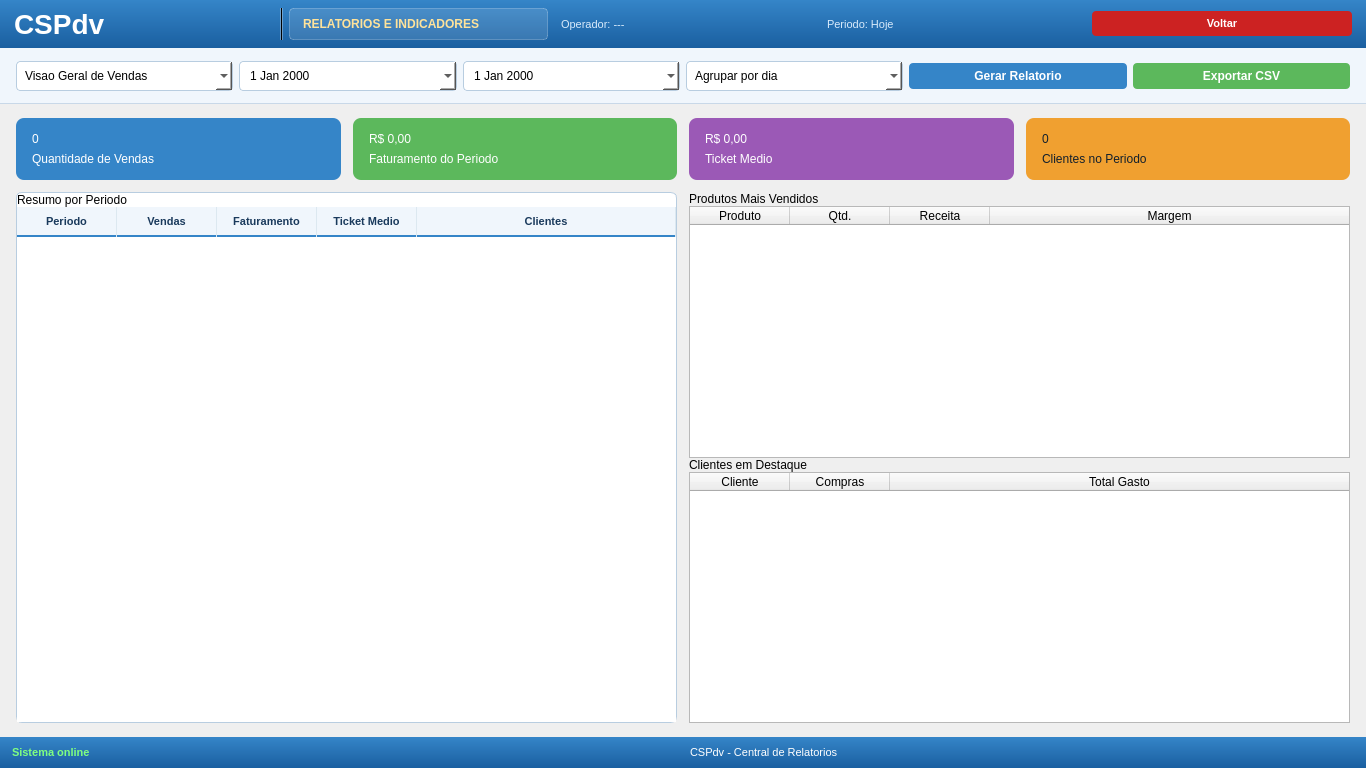
<?xml version="1.0" encoding="UTF-8"?>
<ui version="4.0">
 <class>PainelRelatorios</class>
 <widget class="QMainWindow" name="PainelRelatorios">
  <property name="geometry">
   <rect>
    <x>0</x>
    <y>0</y>
    <width>1366</width>
    <height>768</height>
   </rect>
  </property>
  <property name="windowTitle">
   <string>CSPdv - Relatorios</string>
  </property>
  <widget class="QWidget" name="centralWidget">
   <layout class="QVBoxLayout" name="mainVLayout">
    <property name="spacing"><number>0</number></property>
    <property name="leftMargin"><number>0</number></property>
    <property name="topMargin"><number>0</number></property>
    <property name="rightMargin"><number>0</number></property>
    <property name="bottomMargin"><number>0</number></property>
    <item>
     <widget class="QFrame" name="frameHeader">
      <property name="styleSheet">
       <string notr="true">
QFrame#frameHeader { background: qlineargradient(x1:0, y1:0, x2:0, y2:1, stop:0 #3585c8, stop:1 #1a5fa0); }
QLabel#lblLogo { color: white; font-size: 28px; font-weight: bold; }
QLabel#lblModulo {
 color: #ffe39a; font-size: 12px; font-weight: bold;
 background-color: rgba(255,255,255,30);
 border: 1px solid rgba(255,255,255,60);
 border-radius: 4px; padding: 3px 10px;
}
QLabel#lblOperadorInfo, QLabel#lblPeriodoAtual { color: #d9ebfb; font-size: 11px; }
QPushButton#btnVoltarSelecao {
 background-color: #cc2222; color: white; border: none; border-radius: 4px;
 padding: 6px 12px; font-size: 11px; font-weight: bold;
}
QPushButton#btnVoltarSelecao:hover { background-color: #e03030; }
       </string>
      </property>
      <layout class="QHBoxLayout" name="headerLayout">
       <property name="leftMargin"><number>14</number></property>
       <property name="topMargin"><number>8</number></property>
       <property name="rightMargin"><number>14</number></property>
       <property name="bottomMargin"><number>8</number></property>
       <item><widget class="QLabel" name="lblLogo"><property name="text"><string>CSPdv</string></property></widget></item>
       <item><widget class="QFrame" name="frameSepHeader"><property name="styleSheet"><string notr="true">background-color: rgba(255,255,255,80);</string></property><property name="frameShape"><enum>QFrame::VLine</enum></property></widget></item>
       <item><widget class="QLabel" name="lblModulo"><property name="text"><string>RELATORIOS E INDICADORES</string></property></widget></item>
       <item><spacer name="headerSpacer"><property name="orientation"><enum>Qt::Horizontal</enum></property></spacer></item>
       <item><widget class="QLabel" name="lblOperadorInfo"><property name="text"><string>Operador: ---</string></property></widget></item>
       <item><widget class="QLabel" name="lblPeriodoAtual"><property name="text"><string>Periodo: Hoje</string></property></widget></item>
       <item><widget class="QPushButton" name="btnVoltarSelecao"><property name="text"><string>Voltar</string></property></widget></item>
      </layout>
     </widget>
    </item>
    <item>
     <widget class="QFrame" name="frameToolbar">
      <property name="minimumSize"><size><width>0</width><height>56</height></size></property>
      <property name="styleSheet">
       <string notr="true">
QFrame#frameToolbar { background-color: #f0f6fc; border-bottom: 1px solid #c8d8e8; }
QComboBox, QDateEdit {
 background-color: white; border: 1px solid #b8cde0; border-radius: 4px;
 padding: 6px 8px; font-size: 12px;
}
QPushButton {
 background-color: #3585c8; color: white; border: none; border-radius: 4px;
 padding: 6px 12px; font-size: 12px; font-weight: bold;
}
QPushButton:hover { background-color: #2b74b4; }
QPushButton#btnExportarCsv { background-color: #5cb85c; }
QPushButton#btnExportarCsv:hover { background-color: #4aa14a; }
       </string>
      </property>
      <layout class="QHBoxLayout" name="toolbarLayout">
       <property name="leftMargin"><number>16</number></property>
       <property name="topMargin"><number>10</number></property>
       <property name="rightMargin"><number>16</number></property>
       <property name="bottomMargin"><number>10</number></property>
       <item><widget class="QComboBox" name="cmbTipoRelatorio"><item><property name="text"><string>Visao Geral de Vendas</string></property></item><item><property name="text"><string>Produtos Mais Vendidos</string></property></item><item><property name="text"><string>Clientes e Ticket Medio</string></property></item><item><property name="text"><string>Caixa por Periodo</string></property></item></widget></item>
       <item><widget class="QDateEdit" name="dateInicial"><property name="calendarPopup"><bool>true</bool></property></widget></item>
       <item><widget class="QDateEdit" name="dateFinal"><property name="calendarPopup"><bool>true</bool></property></widget></item>
       <item><widget class="QComboBox" name="cmbAgrupamento"><item><property name="text"><string>Agrupar por dia</string></property></item><item><property name="text"><string>Agrupar por semana</string></property></item><item><property name="text"><string>Agrupar por mes</string></property></item></widget></item>
       <item><widget class="QPushButton" name="btnGerarRelatorio"><property name="text"><string>Gerar Relatorio</string></property></widget></item>
       <item><widget class="QPushButton" name="btnExportarCsv"><property name="text"><string>Exportar CSV</string></property></widget></item>
      </layout>
     </widget>
    </item>
    <item>
     <layout class="QVBoxLayout" name="contentLayout">
      <property name="spacing"><number>12</number></property>
      <property name="leftMargin"><number>16</number></property>
      <property name="topMargin"><number>14</number></property>
      <property name="rightMargin"><number>16</number></property>
      <property name="bottomMargin"><number>14</number></property>
      <item>
       <layout class="QHBoxLayout" name="cardsLayout">
        <property name="spacing"><number>12</number></property>
        <item><widget class="QFrame" name="cardTotalVendas"><property name="styleSheet"><string notr="true">QFrame#cardTotalVendas { background-color: #3585c8; border-radius: 8px; } QLabel { color: white; } QLabel[role="value"] { font-size: 28px; font-weight: bold; } QLabel[role="title"] { color: #d8ebfb; font-size: 12px; }</string></property><layout class="QVBoxLayout" name="cardTotalVendasLayout"><property name="leftMargin"><number>16</number></property><property name="topMargin"><number>14</number></property><property name="rightMargin"><number>16</number></property><property name="bottomMargin"><number>14</number></property><item><widget class="QLabel" name="lblTotalVendasValor"><property name="role" stdset="0"><string>value</string></property><property name="text"><string>0</string></property></widget></item><item><widget class="QLabel" name="lblTotalVendasTitulo"><property name="role" stdset="0"><string>title</string></property><property name="text"><string>Quantidade de Vendas</string></property></widget></item></layout></widget></item>
        <item><widget class="QFrame" name="cardFaturamentoPeriodo"><property name="styleSheet"><string notr="true">QFrame#cardFaturamentoPeriodo { background-color: #5cb85c; border-radius: 8px; } QLabel { color: white; } QLabel[role="value"] { font-size: 28px; font-weight: bold; } QLabel[role="title"] { color: #daf0da; font-size: 12px; }</string></property><layout class="QVBoxLayout" name="cardFaturamentoPeriodoLayout"><property name="leftMargin"><number>16</number></property><property name="topMargin"><number>14</number></property><property name="rightMargin"><number>16</number></property><property name="bottomMargin"><number>14</number></property><item><widget class="QLabel" name="lblFaturamentoPeriodoValor"><property name="role" stdset="0"><string>value</string></property><property name="text"><string>R$ 0,00</string></property></widget></item><item><widget class="QLabel" name="lblFaturamentoPeriodoTitulo"><property name="role" stdset="0"><string>title</string></property><property name="text"><string>Faturamento do Periodo</string></property></widget></item></layout></widget></item>
        <item><widget class="QFrame" name="cardTicketMedio"><property name="styleSheet"><string notr="true">QFrame#cardTicketMedio { background-color: #9b59b6; border-radius: 8px; } QLabel { color: white; } QLabel[role="value"] { font-size: 28px; font-weight: bold; } QLabel[role="title"] { color: #ebd7f5; font-size: 12px; }</string></property><layout class="QVBoxLayout" name="cardTicketMedioLayout"><property name="leftMargin"><number>16</number></property><property name="topMargin"><number>14</number></property><property name="rightMargin"><number>16</number></property><property name="bottomMargin"><number>14</number></property><item><widget class="QLabel" name="lblTicketMedioValor"><property name="role" stdset="0"><string>value</string></property><property name="text"><string>R$ 0,00</string></property></widget></item><item><widget class="QLabel" name="lblTicketMedioTitulo"><property name="role" stdset="0"><string>title</string></property><property name="text"><string>Ticket Medio</string></property></widget></item></layout></widget></item>
        <item><widget class="QFrame" name="cardClientesAtendidos"><property name="styleSheet"><string notr="true">QFrame#cardClientesAtendidos { background-color: #f0a030; border-radius: 8px; } QLabel { color: #13202c; } QLabel[role="value"] { font-size: 28px; font-weight: bold; } QLabel[role="title"] { color: #523b10; font-size: 12px; }</string></property><layout class="QVBoxLayout" name="cardClientesAtendidosLayout"><property name="leftMargin"><number>16</number></property><property name="topMargin"><number>14</number></property><property name="rightMargin"><number>16</number></property><property name="bottomMargin"><number>14</number></property><item><widget class="QLabel" name="lblClientesAtendidosValor"><property name="role" stdset="0"><string>value</string></property><property name="text"><string>0</string></property></widget></item><item><widget class="QLabel" name="lblClientesAtendidosTitulo"><property name="role" stdset="0"><string>title</string></property><property name="text"><string>Clientes no Periodo</string></property></widget></item></layout></widget></item>
       </layout>
      </item>
      <item>
       <layout class="QHBoxLayout" name="reportsLayout">
        <property name="spacing"><number>12</number></property>
        <item>
         <widget class="QFrame" name="frameIndicadores">
          <property name="styleSheet">
           <string notr="true">
QFrame#frameIndicadores, QFrame#frameRankings {
 background-color: white;
 border: 1px solid #b8cde0;
 border-radius: 6px;
}
QLabel[sectionTitle="true"] {
 background-color: #f0f6fc;
 color: #1a3a5c;
 font-size: 13px;
 font-weight: bold;
 padding: 8px 12px;
 border-bottom: 1px solid #d8e3ee;
}
QTableWidget {
 border: none;
 background-color: white;
 gridline-color: #dce8f0;
 font-size: 12px;
}
QHeaderView::section {
 background-color: #f0f6fc;
 color: #1a3a5c;
 font-size: 11px;
 font-weight: bold;
 border: none;
 border-right: 1px solid #dce8f0;
 border-bottom: 2px solid #3585c8;
 padding: 5px 6px;
}
           </string>
          </property>
          <layout class="QVBoxLayout" name="frameIndicadoresLayout">
           <property name="spacing"><number>0</number></property>
           <property name="leftMargin"><number>0</number></property>
           <property name="topMargin"><number>0</number></property>
           <property name="rightMargin"><number>0</number></property>
           <property name="bottomMargin"><number>0</number></property>
           <item><widget class="QLabel" name="lblIndicadoresSection"><property name="sectionTitle" stdset="0"><string>true</string></property><property name="text"><string>Resumo por Periodo</string></property></widget></item>
           <item>
            <widget class="QTableWidget" name="tableResumoPeriodo">
             <property name="rowCount"><number>0</number></property>
             <property name="columnCount"><number>5</number></property>
             <attribute name="horizontalHeaderStretchLastSection"><bool>true</bool></attribute>
             <column><property name="text"><string>Periodo</string></property></column>
             <column><property name="text"><string>Vendas</string></property></column>
             <column><property name="text"><string>Faturamento</string></property></column>
             <column><property name="text"><string>Ticket Medio</string></property></column>
             <column><property name="text"><string>Clientes</string></property></column>
            </widget>
           </item>
          </layout>
         </widget>
        </item>
        <item>
         <widget class="QFrame" name="frameRankings">
          <property name="minimumSize"><size><width>440</width><height>0</height></size></property>
          <layout class="QVBoxLayout" name="frameRankingsLayout">
           <property name="spacing"><number>0</number></property>
           <property name="leftMargin"><number>0</number></property>
           <property name="topMargin"><number>0</number></property>
           <property name="rightMargin"><number>0</number></property>
           <property name="bottomMargin"><number>0</number></property>
           <item><widget class="QLabel" name="lblProdutosRankingSection"><property name="sectionTitle" stdset="0"><string>true</string></property><property name="text"><string>Produtos Mais Vendidos</string></property></widget></item>
           <item>
            <widget class="QTableWidget" name="tableProdutosMaisVendidos">
             <property name="rowCount"><number>0</number></property>
             <property name="columnCount"><number>4</number></property>
             <attribute name="horizontalHeaderStretchLastSection"><bool>true</bool></attribute>
             <column><property name="text"><string>Produto</string></property></column>
             <column><property name="text"><string>Qtd.</string></property></column>
             <column><property name="text"><string>Receita</string></property></column>
             <column><property name="text"><string>Margem</string></property></column>
            </widget>
           </item>
           <item><widget class="QLabel" name="lblClientesRankingSection"><property name="sectionTitle" stdset="0"><string>true</string></property><property name="text"><string>Clientes em Destaque</string></property></widget></item>
           <item>
            <widget class="QTableWidget" name="tableClientesDestaque">
             <property name="rowCount"><number>0</number></property>
             <property name="columnCount"><number>3</number></property>
             <attribute name="horizontalHeaderStretchLastSection"><bool>true</bool></attribute>
             <column><property name="text"><string>Cliente</string></property></column>
             <column><property name="text"><string>Compras</string></property></column>
             <column><property name="text"><string>Total Gasto</string></property></column>
            </widget>
           </item>
          </layout>
         </widget>
        </item>
       </layout>
      </item>
     </layout>
    </item>
    <item>
     <widget class="QFrame" name="frameStatusBar">
      <property name="styleSheet">
       <string notr="true">
QFrame#frameStatusBar { background: qlineargradient(x1:0, y1:0, x2:0, y2:1, stop:0 #3585c8, stop:1 #1a5fa0); }
QLabel { color: white; font-size: 11px; }
QLabel#lblStatusSistema { color: #80ff80; font-weight: bold; }
       </string>
      </property>
      <layout class="QHBoxLayout" name="statusLayout">
       <property name="leftMargin"><number>12</number></property>
       <property name="rightMargin"><number>12</number></property>
       <item><widget class="QLabel" name="lblStatusSistema"><property name="text"><string>Sistema online</string></property></widget></item>
       <item><spacer name="statusSpacer"><property name="orientation"><enum>Qt::Horizontal</enum></property></spacer></item>
       <item><widget class="QLabel" name="lblStatusBar"><property name="text"><string>CSPdv - Central de Relatorios</string></property></widget></item>
      </layout>
     </widget>
    </item>
   </layout>
  </widget>
 </widget>
 <resources/>
 <connections/>
</ui>
